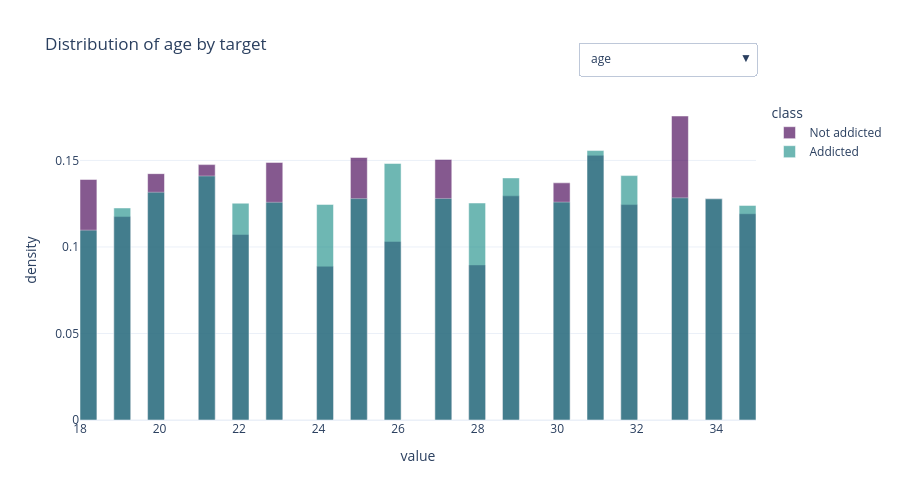

The code cell stored with this chart in its notebook:
### Markdown cell above
## 3. Numeric feature distributions

Full-data histograms (not the sample), split by target class. Use the dropdown to switch
between features.

### Code cell
fig = go.Figure()
n_bins = 40
buttons = []

for i, col in enumerate(NUM_COLS):
    vals = train[[col, TARGET]].dropna()
    lo, hi = vals[col].min(), vals[col].max()
    bins = np.linspace(lo, hi, n_bins + 1)
    centers = (bins[:-1] + bins[1:]) / 2
    width = bins[1] - bins[0]

    for cls, color, name in [(0, "#440154", "Not addicted"), (1, "#21918c", "Addicted")]:
        sub = vals.loc[vals[TARGET] == cls, col]
        counts, _ = np.histogram(sub, bins=bins, density=True)
        fig.add_bar(x=centers, y=counts, width=width, name=name, marker_color=color,
                    opacity=0.65, visible=(i == 0),
                    hovertemplate=f"{col}=%{{x:.2f}}<br>density=%{{y:.3f}}<extra>{name}</extra>")

    visible = [False] * (2 * len(NUM_COLS))
    visible[2 * i] = True
    visible[2 * i + 1] = True
    buttons.append(dict(label=col, method="update",
                         args=[{"visible": visible}, {"title": f"Distribution of {col} by target"}]))

fig.update_layout(
    updatemenus=[dict(active=0, buttons=buttons, x=1.0, xanchor="right", y=1.18, yanchor="top")],
    barmode="overlay",
    title=f"Distribution of {NUM_COLS[0]} by target",
    xaxis_title="value", yaxis_title="density", height=500, legend_title="class",
)
fig.show()
